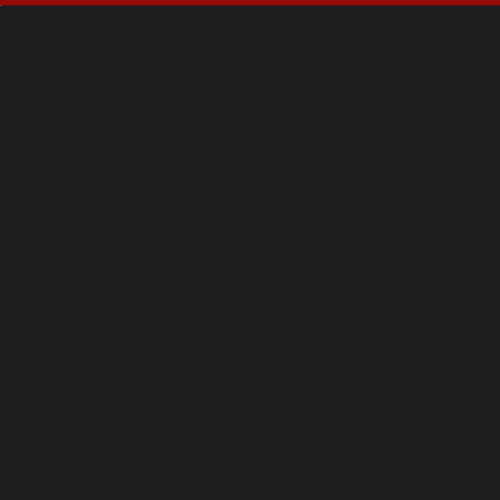
Frame 1 (no input)
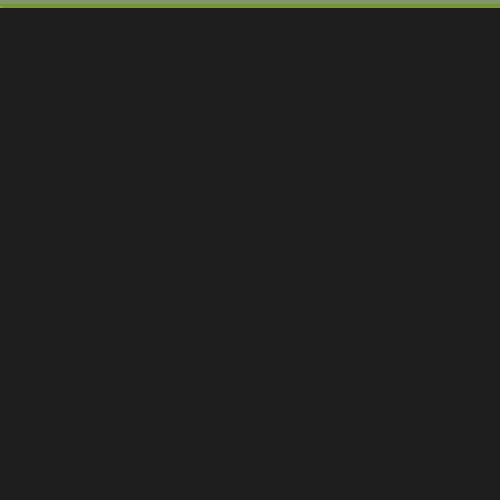
Frame 60 (the mouse pressed at the canvas centre just before this capture)
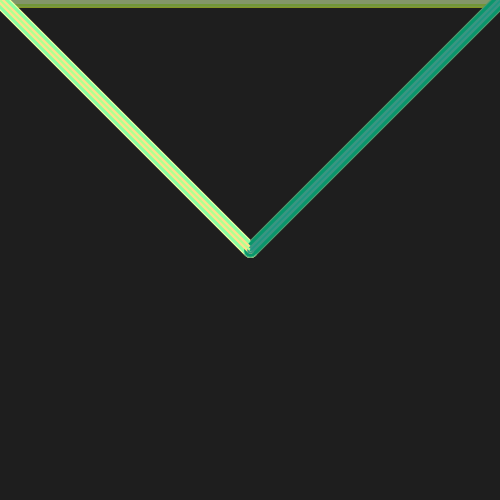
Frame 120 (the mouse held since frame 60 and released just before this capture)

The Processing sketch that drew these frames (run headless with seeded random() and noise(); from frame 60 on, the mouse is pressed at the canvas centre):

// Processing sketch: processing_158447
// ── processing_158447.pde

int x=0;
int s=1;
void setup(){
size(500,500);
colorMode(HSB);
background(30);
}
void draw () {
x=x+s;
strokeWeight(random(15));
stroke(random(150),x,255);
line(0,0,mouseX,mouseY);
//strokeWeight(random(50));
stroke(x,random(255),150);
line(width,0,mouseX,mouseY);
strokeWeight(random(70));

if (x>255||x==0){
s=s*-1;
}
}
